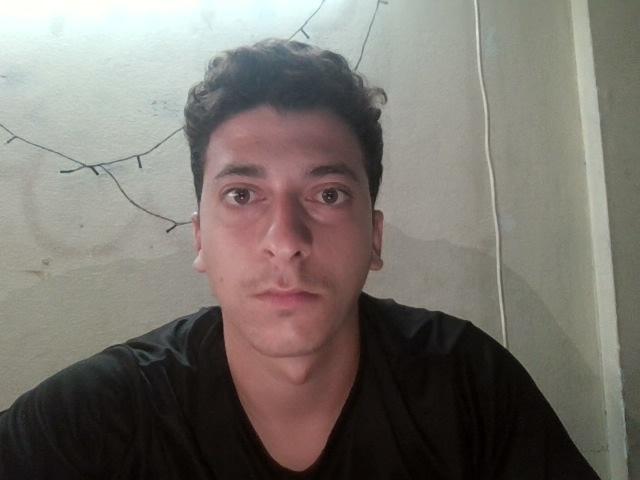
#> input picture known_faces/jibreil.JPG, 640 x 480 px, given in place of the camera
$ python recognize.py
#> lines starting #> are read from the running program, lines starting #| are printed output that depends on the picture
import cv2
import pickle
import numpy as np
import os
import json
from datetime import datetime

# إنشاء المجلدات الضرورية
os.makedirs("intruders", exist_ok=True)
os.makedirs("verified_snapshots", exist_ok=True)
os.makedirs("known_faces", exist_ok=True)

if not os.path.exists("profiles.json"):
    with open("profiles.json", "w", encoding="utf-8") as f:
        json.dump({}, f, ensure_ascii=False, indent=4)

def load_system_data():
    if os.path.exists("eye_encodings.pickle"):
        with open("eye_encodings.pickle", "rb") as f:
            data = pickle.loads(f.read())
        return data.get("features", []), data.get("names", [])
    return [], []

known_templates, known_names = load_system_data()

with open("profiles.json", "r", encoding="utf-8") as f:
    profiles = json.load(f)

eye_cascade = cv2.CascadeClassifier('haarcascade_eye.xml')
clahe = cv2.createCLAHE(clipLimit=2.0, tileGridSize=(8, 8))

def print_profile_dashboard(p):
    fam = p.get("family_info", {})
    current_time = datetime.now().strftime("%Y-%m-%d %H:%M:%S")
    print("\n" + "╔" + "═"*65 + "╗")
    print(f"║ 🛡️  [ENTERPRISE SECURITY DASHBOARD] - تقرير التحقق الأمني       ║")
    print("╠" + "═"*65 + "╣")
    print(f"║ 👤 الاسم الكامل    : {p.get('full_name')}      ║")
    print(f"║ 🆔 رقم الهوية      : {p.get('id_number')}                         ║")
    print(f"║ 📱 رقم الهاتف      : {p.get('phone_number')}                  ║")
    print(f"║ 🎓 التخصص الأكاديمي: {p.get('major')} ║")
    print(f"║ 🏛️  الكلية/المؤسسة : {p.get('institution')}      ║")
    print(f"║ 📍 السكن الحالي    : {p.get('location')}                 ║")
    print(f"║ 📚 المسار التعليمي : {p.get('education_path')}               ║")
    print("╟" + "─"*65 + "┢")
    print(f"║ 父亲 حالة الأب     : {fam.get('father_status')} | العمر: {fam.get('father_age')} | العمل: {fam.get('father_occupation')} ║")
    print(f"║ 母亲 حالة الأم     : {fam.get('mother_status')} | العمر: {fam.get('mother_age')} | العمل: {fam.get('mother_occupation')} ║")
    print("╟" + "─"*65 + "┢")
    print(f"║ 💻 المهارات والتقنيات: {p.get('technical_profile')}       ║")
    print(f"║ 🔒 مستوى الصلاحية  : {p.get('clearance_level')}          ║")
    print(f"║ ⏱️  وقت التحقق     : {current_time}                ║")
    print("╚" + "═"*65 + "╝\n")

# ==================== القائمة الرئيسية ====================
print("\n" + "="*55)
print("🛡️ نظام إدارة الهوية والتعرف الذكي - القائمة الرئيسية")
print("="*55)
print("1. وضع العرض الحي المستمر (Live Stream Mode)")
print("2. وضع التقاط صورة فردية والتحقق مع التسجيل الديناميكي")
print("="*55)
choice = input("اختر وضع التشغيل (أدخل 1 أو 2): ").strip()
#> the answer given: 1

cap = cv2.VideoCapture(0)

if choice == "1":
    print("\n[INFO] تم تفعيل [وضع العرض الحي المستمر]... (اضغط 'q' للخروج)")
    from collections import deque, Counter
    prediction_history = deque(maxlen=5)
    last_logged_name = None

    while True:
        ret, frame = cap.read()
#> frame is the input picture: shape (480, 640, 3); mean B, G, R 109.1, 115.5, 120.7
        if not ret:
            break

        gray = cv2.cvtColor(frame, cv2.COLOR_BGR2GRAY)
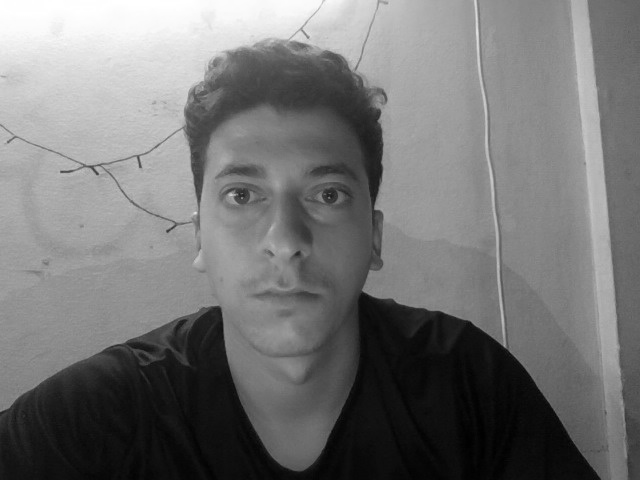
#> gray: shape (480, 640); min 1, max 255, mean 116.4
        gray = clahe.apply(gray)
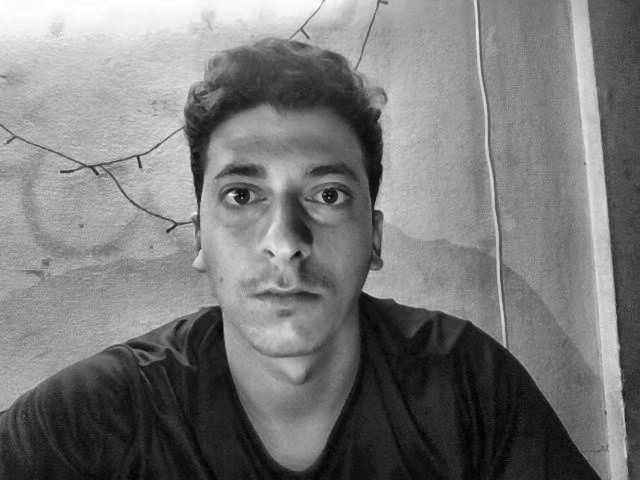
#> gray: shape (480, 640); min 3, max 255, mean 120.9
        eyes = eye_cascade.detectMultiScale(gray, scaleFactor=1.1, minNeighbors=4, minSize=(30, 30))
#> eyes = [[212, 168, 54, 54], [303, 170, 52, 52]]

        current_frame_name = "Unknown"
        best_score = 0
        x, y, w, h = 0, 0, 0, 0

        if len(eyes) >= 1:
            min_x = min([e[0] for e in eyes])
#> min_x = 212
            min_y = min([e[1] for e in eyes])
#> min_y = 168
            max_x = max([e[0] + e[2] for e in eyes])
#> max_x = 355

            x = max(0, min_x - 45)
#> x = 167
            y = max(0, min_y - 50)
#> y = 118
            w = (max_x - min_x) + 90
#> w = 233
            h = 140

            roi_gray = gray[y:y+h, x:x+w]
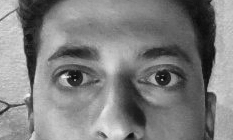
#> roi_gray: shape (140, 233); min 10, max 242, mean 127

            if len(known_templates) > 0 and roi_gray.shape[0] > 10 and roi_gray.shape[1] > 10:
                for i, template in enumerate(known_templates):
                    try:
                        resized_roi = cv2.resize(roi_gray, (template.shape[1], template.shape[0]))
                        res = cv2.matchTemplate(resized_roi, template, cv2.TM_CCOEFF_NORMED)
                        score = res[0][0]
                        if score > best_score:
                            best_score = score
                            best_name = known_names[i]
                    except:
                        pass

                if best_score > 0.13:
                    current_frame_name = best_name

            prediction_history.append(current_frame_name)
            counts = Counter(prediction_history)
            most_common_name, frequency = counts.most_common(1)[0]
            stable_name = most_common_name if (most_common_name != "Unknown" and frequency >= 2) else "Unknown"

            if stable_name != "Unknown" and stable_name in profiles:
                if last_logged_name != stable_name:
                    print_profile_dashboard(profiles[stable_name])
                    last_logged_name = stable_name
            else:
                if stable_name == "Unknown":
                    last_logged_name = None

            color = (0, 255, 0) if stable_name != "Unknown" else (0, 0, 255)
            cv2.rectangle(frame, (x, y), (x+w, y+h), color, 2)
            cv2.putText(frame, f"{stable_name} ({best_score:.2f})", (x, y-10), cv2.FONT_HERSHEY_SIMPLEX, 0.8, color, 2)
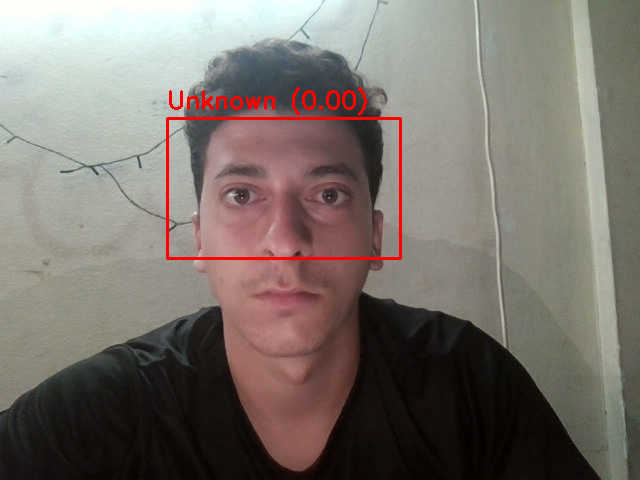
#> frame: shape (480, 640, 3); mean B, G, R 107.9, 114.2, 122.3

        cv2.imshow("Live Stream Mode", frame)
        if cv2.waitKey(1) & 0xFF == ord('q'):
#> (key q is pressed here)
            break

elif choice == "2":
    print("\n[INFO] تم تفعيل [وضع التقاط صورة فردية والتحقق]...")
    print("[INSTRUCTION] انظر للكاميرا واضغط مفتاح [Space / المسافة] لالتقاط الصورة والتحقق، أو 'q' للخروج.\n")

    while True:
        ret, frame = cap.read()
        if not ret:
            break

        display_frame = frame.copy()
        cv2.putText(display_frame, "Press [SPACE] to Capture & Verify", (30, 40), cv2.FONT_HERSHEY_SIMPLEX, 0.7, (255, 255, 0), 2)
        cv2.imshow("Snapshot Verification Mode", display_frame)

        key = cv2.waitKey(1) & 0xFF
        if key == ord('q'):
            break
        elif key == ord(' '):  # عند الضغط على مسافة
            print("[INFO] جاري التقاط الصورة وتحليل بصمة العين...")

            gray = cv2.cvtColor(frame, cv2.COLOR_BGR2GRAY)
            gray = clahe.apply(gray)
            eyes = eye_cascade.detectMultiScale(gray, scaleFactor=1.1, minNeighbors=4, minSize=(30, 30))

            matched_name = "Unknown"
            best_score = 0
            roi_gray = None

            if len(eyes) >= 1:
                min_x = min([e[0] for e in eyes])
                min_y = min([e[1] for e in eyes])
                max_x = max([e[0] + e[2] for e in eyes])

                x = max(0, min_x - 45)
                y = max(0, min_y - 50)
                w = (max_x - min_x) + 90
                h = 140

                roi_gray = gray[y:y+h, x:x+w]

                if len(known_templates) > 0 and roi_gray.shape[0] > 10 and roi_gray.shape[1] > 10:
                    for i, template in enumerate(known_templates):
                        try:
                            resized_roi = cv2.resize(roi_gray, (template.shape[1], template.shape[0]))
                            res = cv2.matchTemplate(resized_roi, template, cv2.TM_CCOEFF_NORMED)
                            score = res[0][0]
                            if score > best_score:
                                best_score = score
                                best_name = known_names[i]
                        except:
                            pass

                    if best_score > 0.13:
                        matched_name = best_name

            if matched_name != "Unknown" and matched_name in profiles:
                print(f"\n[SUCCESS] تم التحقق بنجاح! المطابقة بنسبة: ({best_score:.2f})")
                print_profile_dashboard(profiles[matched_name])
                snapshot_path = f"verified_snapshots/verified_{datetime.now().strftime('%Y%m%d_%H%M%S')}.jpg"
                cv2.imwrite(snapshot_path, frame)
                print(f"💾 تم حفظ لقطة التحقق في: {snapshot_path}\n")
            else:
                print(f"\n[!] تحذير أمني: لم يتم التعرف على الهوية (Unknown - Score: {best_score:.2f})")
                intruder_path = f"intruders/intruder_snapshot_{datetime.now().strftime('%Y%m%d_%H%M%S')}.jpg"
                cv2.imwrite(intruder_path, frame)
                print(f"🚨 تم التقاط صورة المتسلل وحفظها في: {intruder_path}")

                register_choice = input("هل تريد تسجيل هذا الشخص وإدخال بياناته الآن؟ (y للتسجيل / n للتخطي): ").strip().lower()
                if register_choice == 'y':
                    if roi_gray is not None and roi_gray.shape[0] > 10:
                        print("\n" + "╔" + "═"*50 + "╗")
                        print("║        📝 نموذج تسجيل بيانات مستخدم جديد          ║")
                        print("╚" + "═"*50 + "╝")

                        # عرض قائمة الحقول المطلوبة بشكل منظم
                        new_key_name = input("1. المعرف بالإنجليزية (مثل: ahmad): ").strip()
                        full_name = input("2. الاسم الكامل: ").strip()
                        id_num = input("3. رقم الهوية: ").strip()
                        phone = input("4. رقم الهاتف: ").strip()
                        major = input("5. التخصص الأكاديمي: ").strip()
                        institution = input("6. الكلية / المؤسسة: ").strip()
                        location = input("7. مكان السكن: ").strip()
                        edu_path = input("8. المسار التعليمي: ").strip()

                        print("\n--- [ معلومات العائلة ] ---")
                        f_status = input("9. حالة الأب: ").strip()
                        f_age = input("10. عمر الأب: ").strip()
                        f_occ = input("11. عمل الأب: ").strip()
                        m_status = input("12. حالة الأم: ").strip()
                        m_age = input("13. عمر الأم: ").strip()
                        m_occ = input("14. عمل الأم: ").strip()

                        tech_profile = input("15. المهارات التقنية: ").strip()
                        clearance = input("16. مستوى الصلاحية (Admin / User): ").strip()

                        # حفظ بصمة العين الجديدة
                        standard_template = cv2.resize(roi_gray, (100, 50))
                        known_templates.append(standard_template)
                        known_names.append(new_key_name)

                        data_to_save = {"features": known_templates, "names": known_names}
                        with open("eye_encodings.pickle", "wb") as f:
                            f.write(pickle.dumps(data_to_save))

                        # تحديث ملف profiles.json
                        profiles[new_key_name] = {
                            "full_name": full_name,
                            "id_number": id_num,
                            "phone_number": phone,
                            "major": major,
                            "institution": institution,
                            "location": location,
                            "education_path": edu_path,
                            "family_info": {
                                "father_status": f_status,
                                "father_age": f_age,
                                "father_occupation": f_occ,
                                "mother_status": m_status,
                                "mother_age": m_age,
                                "mother_occupation": m_occ
                            },
                            "technical_profile": tech_profile,
                            "clearance_level": clearance,
                            "system_status": "مصرح بالدخول الفوري"
                        }

                        with open("profiles.json", "w", encoding="utf-8") as f:
                            json.dump(profiles, f, ensure_ascii=False, indent=4)

                        print(f"\n[SUCCESS] تم تسجيل المستخدم '{full_name}' وحفظ بياناته في نموذج النظام بنجاح تام!\n")
                    else:
                        print("[!] تعذر استخراج بصمة العين بوضوح من اللقطة، حاول مرة أخرى.\n")

else:
    print("[!] اختيار غير صحيح، يرجى إعادة تشغيل البرنامج واختيار 1 أو 2.")

cap.release()
cv2.destroyAllWindows()
